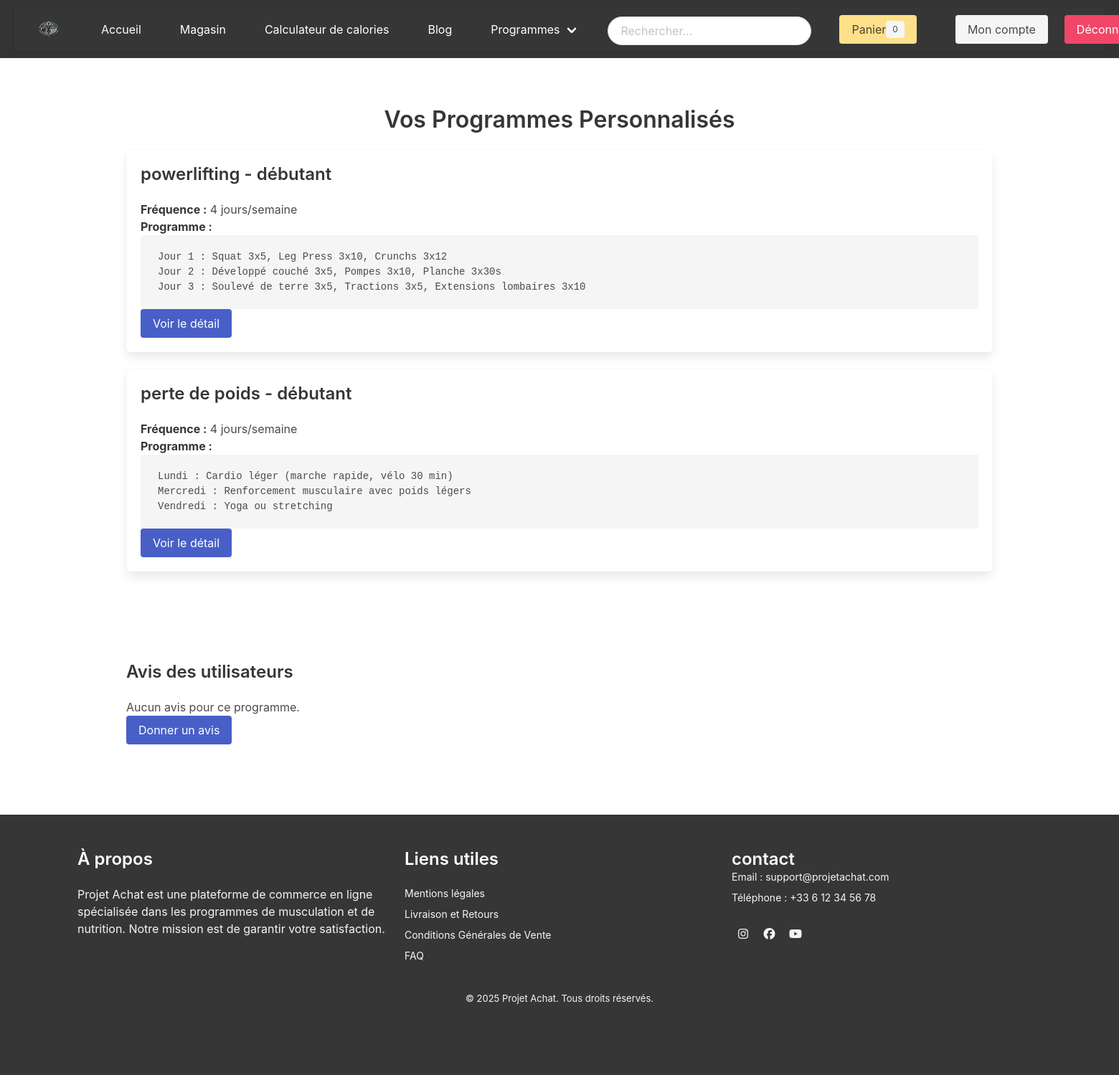
The page /pages/afficher_programmes.php (signed in) on the database its author committed.
### tables this page shows
CREATE TABLE IF NOT EXISTS `user_programs` (
  `id_programme` int NOT NULL AUTO_INCREMENT,
  `user_id` int NOT NULL,
  `objectif` varchar(255) NOT NULL,
  `frequence` int NOT NULL,
  `niveau` varchar(50) NOT NULL,
  `programme` text NOT NULL,
  `created_at` timestamp NULL DEFAULT CURRENT_TIMESTAMP,
  `updated_at` timestamp NULL DEFAULT CURRENT_TIMESTAMP ON UPDATE CURRENT_TIMESTAMP,
  PRIMARY KEY (`id_programme`),
  KEY `fk_user_programs_user` (`user_id`),
  CONSTRAINT `fk_user_programs_user` FOREIGN KEY (`user_id`) REFERENCES `utilisateurs` (`id_utilisateur`) ON DELETE CASCADE
);

### pages/afficher_programmes.php (the view, shortened to what this page needs)
<?php
include '../config/db.php';
$userId = $_SESSION['user_id'];
try {
    $stmt = $pdo->prepare("SELECT * FROM user_programs WHERE user_id = :user_id ORDER BY created_at DESC");
    $stmt->execute(['user_id' => $userId]);
    $programmes = $stmt->fetchAll();
} catch (PDOException $e) {
    die("Erreur lors de la récupération des programmes : " . $e->getMessage());
}
?>
<!DOCTYPE html>
<html lang="fr">
<head>
    <link rel="stylesheet" href="https://cdn.jsdelivr.net/npm/bulma@0.9.4/css/bulma.min.css">
</head>
<body>
<?php include '../includes/header.php'; ?>
<main class="container">
    <section class="section">
        <h1 class="title">Vos Programmes Personnalisés</h1>
        <?php if ($programmes): ?>
            <?php foreach ($programmes as $programme): ?>
                <div class="box">
                    <h2 class="title is-4"><?= htmlspecialchars($programme['objectif']); ?> - <?= htmlspecialchars($programme['niveau']); ?></h2>
                    <p><strong>Fréquence :</strong> <?= htmlspecialchars($programme['frequence']); ?> jours/semaine</p>
                    <p><strong>Programme :</strong></p>
                    <pre><?= htmlspecialchars($programme['programme']); ?></pre>
                    <a href="detail_programme.php?id=<?= $programme['id_programme']; ?>" class="button is-link">Voir le détail</a>
                </div>
            <?php endforeach; ?>
        <?php else: ?>
            <p>Aucun programme enregistré.</p>
        <?php endif; ?>
    </section>
    <?php
$stmt = $pdo->prepare("SELECT * FROM user_programs WHERE user_id = :user_id ORDER BY created_at DESC");
$stmt->execute(['user_id' => $userId]);
$programmes = $stmt->fetchAll(PDO::FETCH_ASSOC);
$avis = $stmt->fetchAll();
?>
<section class="section">
    <h2 class="title is-4">Avis des utilisateurs</h2>
    <?php if ($avis): ?>
        <?php foreach ($avis as $avis_item): ?>
            <div class="box">
                <p><strong>Note :</strong> <?= htmlspecialchars($avis_item['note']) ?>/5</p>
                <p><?= nl2br(htmlspecialchars($avis_item['commentaire'])) ?></p>
                <p><small><em>Publié le <?= htmlspecialchars($avis_item['date_avis']) ?></em></small></p>
            </div>
        <?php endforeach; ?>
    <?php else: ?>
        <p>Aucun avis pour ce programme.</p>
    <?php endif; ?>
    <a href="ajouter_avis.php?type_contenu=programme&contenu_id=<?= $programme_id; ?>" class="button is-link">Donner un avis</a>
</section>
</main>
<?php include '../includes/footer.php'; ?>
</body>
</html>

### css/style.css (style rules this page uses)
body { font-family: Arial, sans-serif; margin: 0; padding: 0; }
main { padding: 20px; max-width: 800px; margin: auto; }
h1 { color: #ffffff; text-align: center; margin-bottom: 20px; }
section { margin-bottom: 30px; }
section h2 { color: #333; margin-bottom: 10px; font-size: 18px; }

### rows shown on the page
user_programs: objectif "powerlifting", niveau "débutant", frequence "4", programme "Jour 1 : Squat 3x5, Leg Press 3x10, Crunchs 3x12 Jour 2 : Développé couché 3x5, Pompes 3x10, Planche 3x30s Jour 3 : Soulevé de terre 3x5, Tractions 3x5, Extensions lombaires 3x10"
user_programs: objectif "perte de poids", niveau "débutant", frequence "4", programme "Lundi : Cardio léger (marche rapide, vélo 30 min) Mercredi : Renforcement musculaire avec poids légers Vendredi : Yoga ou stretching"
